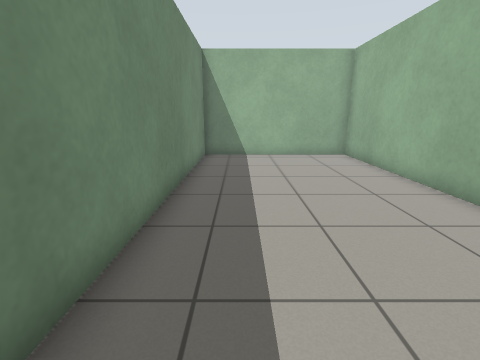
[1] (above)

16 first-person views from a walk through a robot-simulator world made for Gazebo. The camera is 1 m above the floor, tilts 14° down and sees 85° across. The floor is counted in squares, 0.5 m on a side. Each view is taken from the middle of a square. On the plan, view 1 faces up. The plan holds only what a view shows up to about 16 squares ahead; the rest is blank.

[2]
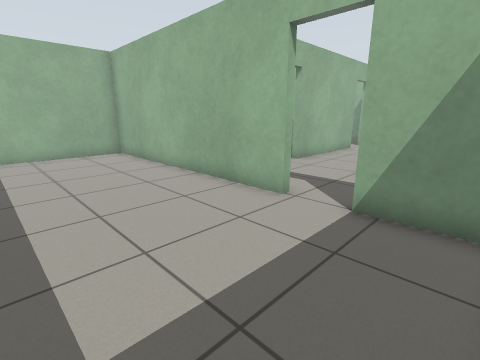

[3]
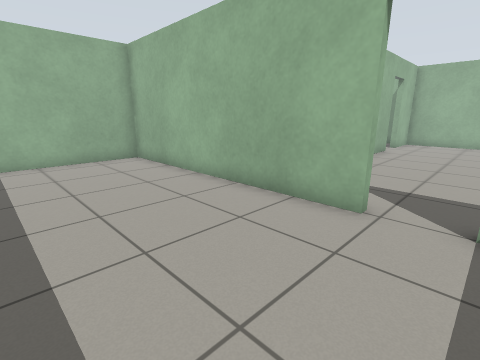

[4]
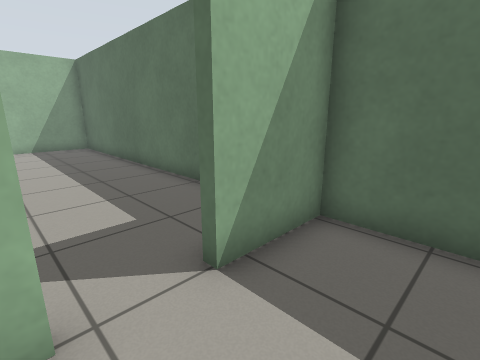

[5]
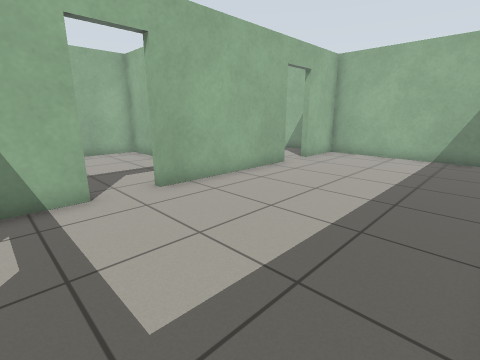

[6]
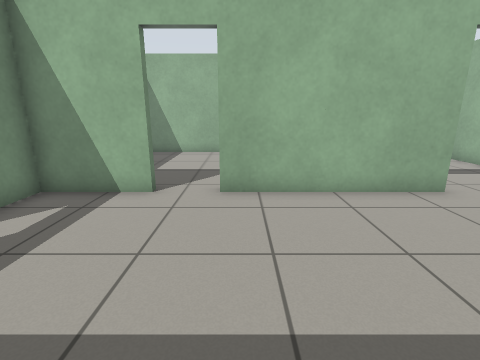

[7]
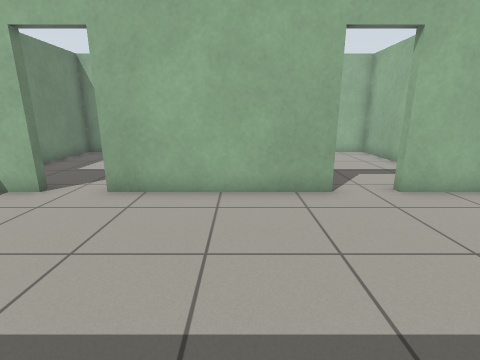

[8]
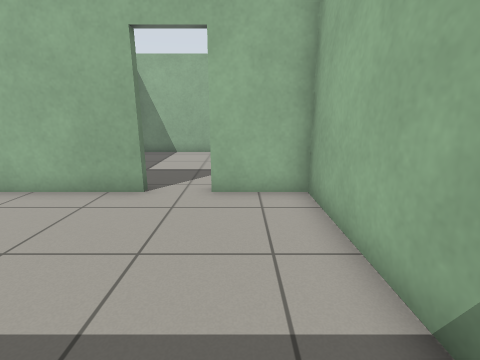

[9]
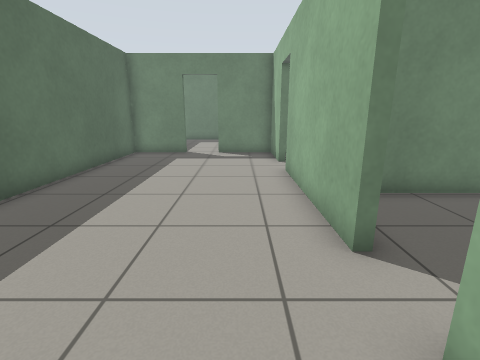

[10]
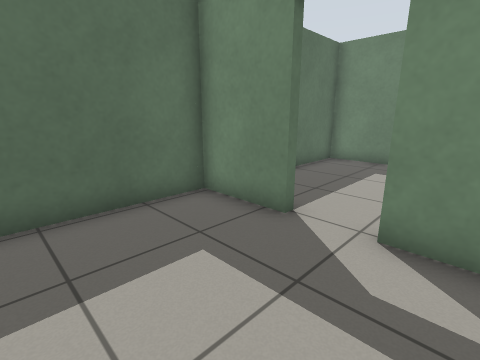

[11]
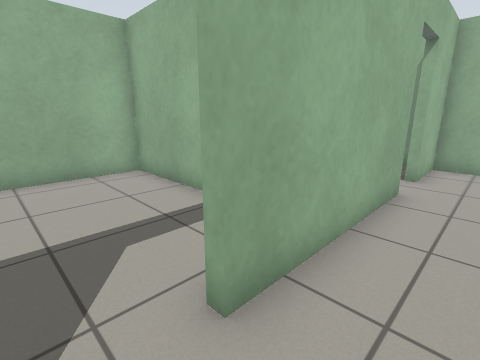

[12]
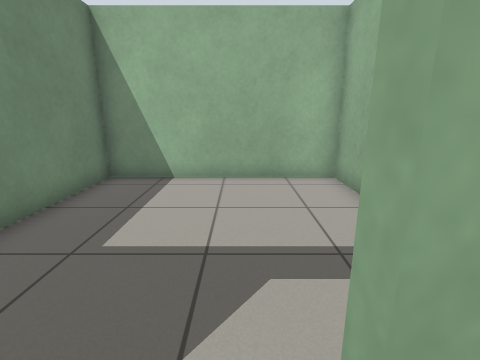

[13]
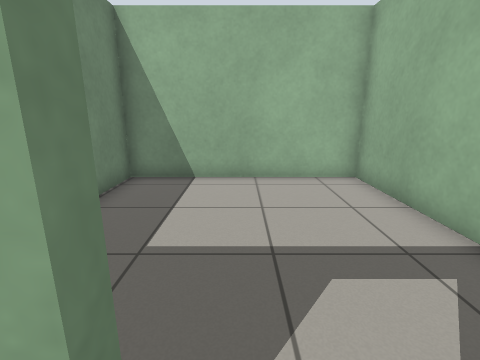

[14]
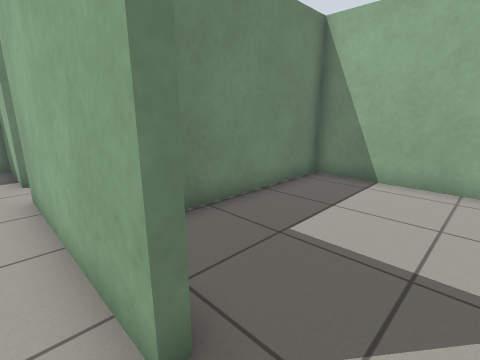

[15]
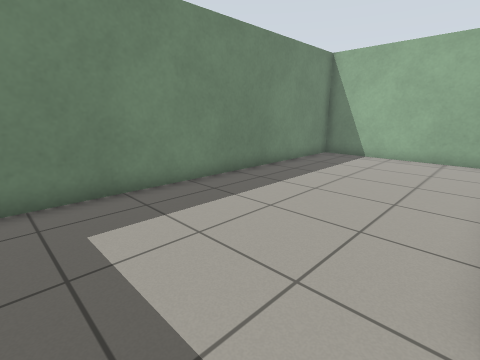

[16]
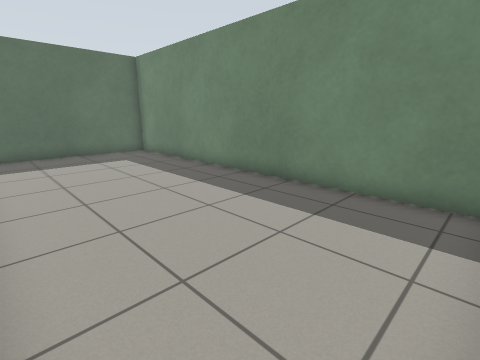

### Floor plan
Ten units are one square. View 1 is at (0, 0); x grows to the right and y downward. Boxes are objects, and circles mark ways between rooms. Rooms are numbered by the first view taken in them; rooms with no view inside come last. Other rooms are left out.
<svg viewBox="-23 -139 236 161">
<path fill="none" stroke="#000" d="M54 -28 54 -134 -18 -134 -18 17 54 17 54 -11M165 -57 104 -57M87 -57 57 -57 57 -28M57 -11 57 17 208 17 208 -57 181 -57M208 -65 208 -134 134 -134 134 -76M131 -95 131 -134 57 -134 57 -94"/>
<circle cx="57" cy="-17" r="3" fill="#2a7"/>
<circle cx="175" cy="-60" r="3" fill="#2a7"/>
<circle cx="95" cy="-60" r="3" fill="#2a7"/>
<text x="20" y="-60">1</text>
<text x="130" y="-20">2</text>
<text x="170" y="-100">3</text>
<text x="90" y="-100">4</text>
</svg>
Room 1 opens to room 2. Room 2 opens to room 3. Room 2 opens to room 4.

Where each view was taken, in squares from view 1:
view 1: 0 up, 0 right, facing up
view 2: 1 down, 0 right, facing up-right
view 3: 1 up, 0 right, facing up-right
view 4: 3 up, 3 right, facing down-right
view 5: 1 down, 7 right, facing up-right
view 6: 1 down, 11 right, facing up
view 7: 1 down, 14 right, facing up
view 8: 1 down, 19 right, facing up
view 9: 4 up, 20 right, facing left
view 10: 4 up, 10 right, facing down-left
view 11: 4 up, 9 right, facing up-right
view 12: 5 up, 10 right, facing up
view 13: 5 up, 17 right, facing up
view 14: 5 up, 18 right, facing up-left
view 15: 0 up, 5 right, facing up-left
view 16: 13 up, 5 right, facing down-left
